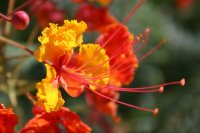
#> input picture week3/pics/flower.png, 200 x 133 px
$ jupyter execute image-filtering-practice.ipynb
#> lines starting #> are read from the running program, lines starting #| are printed output that depends on the picture
This notebook goes over the different methods of loading images with matplotlib and PIL.
It also converts them to grayscale images

[cell 1]
import matplotlib.pyplot as plt
import numpy as np
import matplotlib.image as mpimg

[cell 2]
#Loading image using matplotlib
img = mpimg.imread('pics/flower.png')
#> img is the input picture: shape (133, 200, 4) float32; mean R, G, B, A 0.499, 0.292, 0.149, 1
print(f'The shape is {img.shape} \n\n')
#| The shape is (133, 200, 4)
print(img)
#> (printed output is left out)

[cell 3]
imgplot = plt.imshow(img)

[cell 4]
# applying grayscale filter

R, G, B = img[:,:,0], img[:,:,1], img[:,:,2]
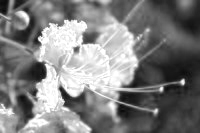
#> R: shape (133, 200) float32; min 0.0353, max 1, mean 0.498
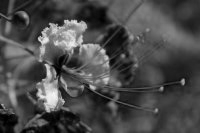
#> G: shape (133, 200) float32; min 0, max 0.973, mean 0.292
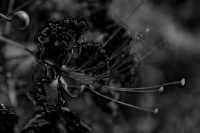
#> B: shape (133, 200) float32; min 0, max 0.792, mean 0.149
imgGray = 0.2989 * R + 0.5870 * G + 0.1140 * B
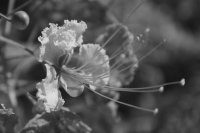
#> imgGray: shape (133, 200) float32; min 0.0504, max 0.894, mean 0.338
plt.imshow(imgGray, cmap='gray')
plt.show()

[cell 5]
# opening an image with pillow instead
from PIL import Image, ImageOps
from IPython.display import display

pil_image = Image.open("pics/flower.png")
scale = 2.0
display(pil_image.resize(( int(pil_image.width * scale), int(pil_image.height * scale))))
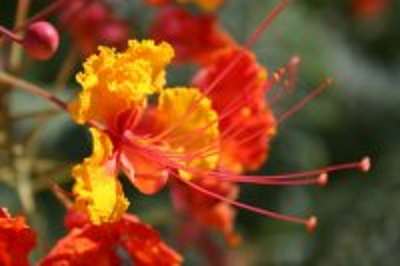
#> shown: PIL image 400x266 RGBA; mean R, G, B, A 127.1, 74.6, 38, 255

[cell 6]
# converting pil img into numpy array
pil_nparray = np.array(pil_image)

[cell 7]
print(pil_nparray.shape)
#| (133, 200, 4)
print(pil_nparray.dtype)
#| uint8
print(f'Here are the values {pil_nparray}')
#> (printed output is left out)

[cell 8]
gray_pil_im = ImageOps.grayscale(pil_image)
display(gray_pil_im)

[cell 9]
# resizing image to 28x28 pixels
gray_pil_im = gray_pil_im.resize(size=(224,224))
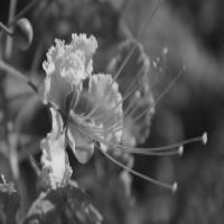
#> gray_pil_im: PIL image 224x224 L; min 11, max 227, mean 86.1

$ run again, with week3/pics/noise.png copied over week3/pics/flower.png
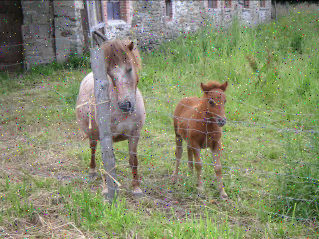
#> input picture week3/pics/noise.png, 319 x 239 px
#> img is the input picture: shape (239, 319, 3) float32; mean R, G, B 0.522, 0.55, 0.427
#| The shape is (239, 319, 3)
#> (printed output is left out)
#> `imgGray = 0.2989 * R + 0.5870 * G + 0.1140 * B`:
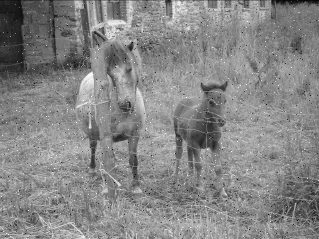
#> imgGray: shape (239, 319) float32; min 0, max 1, mean 0.528
#| (239, 319, 3)
#| uint8
#> (printed output is left out)
#> `gray_pil_im = gray_pil_im.resize(size=(224,224))`:
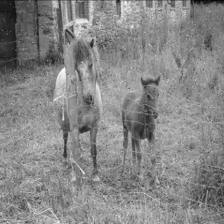
#> gray_pil_im: PIL image 224x224 L; min 4, max 254, mean 134.5

$ run again, with week3/pics/photo2.png copied over week3/pics/flower.png
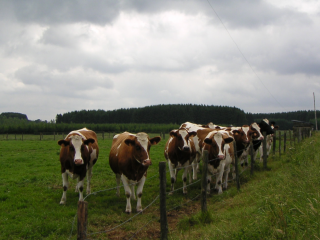
#> input picture week3/pics/photo2.png, 320 x 240 px
#> img is the input picture: shape (240, 320, 3) float32; mean R, G, B 0.492, 0.501, 0.434
#| The shape is (240, 320, 3)
#> (printed output is left out)
#> `R, G, B = img[:,:,0], img[:,:,1], img[:,:,2]`:
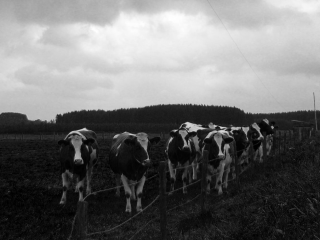
#> B: shape (240, 320) float32; min 0, max 1, mean 0.434
#| (240, 320, 3)
#| uint8
#> (printed output is left out)
#> `gray_pil_im = gray_pil_im.resize(size=(224,224))`:
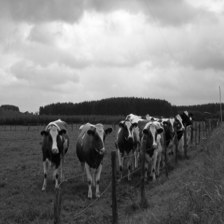
#> gray_pil_im: PIL image 224x224 L; min 0, max 254, mean 125.1
